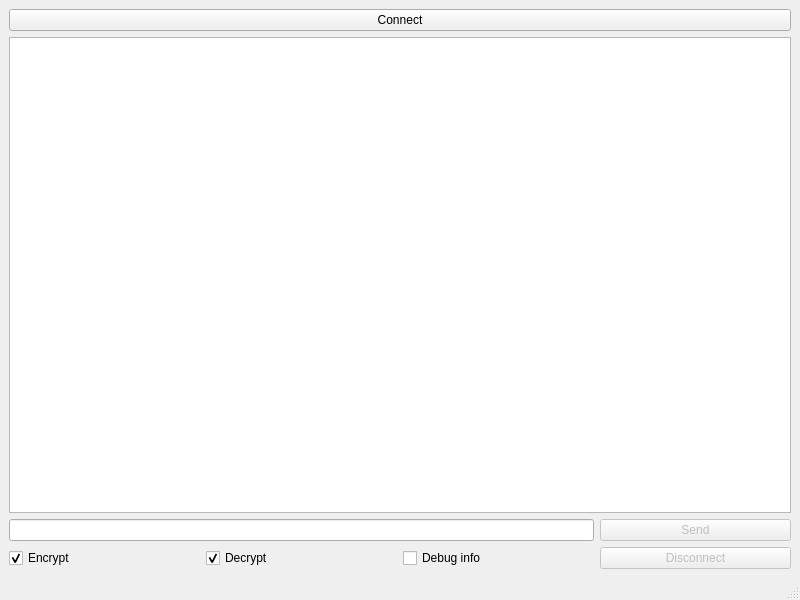
<?xml version="1.0" encoding="UTF-8"?>
<ui version="4.0">
 <class>TcpClient</class>
 <widget class="QMainWindow" name="TcpClient">
  <property name="geometry">
   <rect>
    <x>0</x>
    <y>0</y>
    <width>800</width>
    <height>600</height>
   </rect>
  </property>
  <property name="windowTitle">
   <string>TcpClient</string>
  </property>
  <widget class="QWidget" name="centralwidget">
   <layout class="QGridLayout" name="gridLayout">
    <item row="3" column="3">
     <widget class="QPushButton" name="disconnectButton">
      <property name="enabled">
       <bool>false</bool>
      </property>
      <property name="text">
       <string>Disconnect</string>
      </property>
     </widget>
    </item>
    <item row="3" column="1">
     <widget class="QCheckBox" name="decryptCheckBox">
      <property name="cursor">
       <cursorShape>PointingHandCursor</cursorShape>
      </property>
      <property name="text">
       <string>Decrypt</string>
      </property>
      <property name="checked">
       <bool>true</bool>
      </property>
     </widget>
    </item>
    <item row="1" column="0" colspan="4">
     <widget class="QPlainTextEdit" name="plainTextEdit">
      <property name="readOnly">
       <bool>true</bool>
      </property>
     </widget>
    </item>
    <item row="0" column="0" colspan="4">
     <widget class="QPushButton" name="connectButton">
      <property name="text">
       <string>Connect</string>
      </property>
     </widget>
    </item>
    <item row="2" column="3">
     <widget class="QPushButton" name="sendButton">
      <property name="enabled">
       <bool>false</bool>
      </property>
      <property name="text">
       <string>Send</string>
      </property>
     </widget>
    </item>
    <item row="3" column="0">
     <widget class="QCheckBox" name="encryptCheckBox">
      <property name="cursor">
       <cursorShape>PointingHandCursor</cursorShape>
      </property>
      <property name="text">
       <string>Encrypt</string>
      </property>
      <property name="checked">
       <bool>true</bool>
      </property>
     </widget>
    </item>
    <item row="3" column="2">
     <widget class="QCheckBox" name="debugInfo">
      <property name="cursor">
       <cursorShape>PointingHandCursor</cursorShape>
      </property>
      <property name="text">
       <string>Debug info</string>
      </property>
     </widget>
    </item>
    <item row="2" column="0" colspan="3">
     <widget class="QLineEdit" name="lineEdit"/>
    </item>
   </layout>
  </widget>
  <widget class="QMenuBar" name="menubar">
   <property name="geometry">
    <rect>
     <x>0</x>
     <y>0</y>
     <width>800</width>
     <height>20</height>
    </rect>
   </property>
  </widget>
  <widget class="QStatusBar" name="statusbar"/>
 </widget>
 <resources/>
 <connections/>
</ui>
